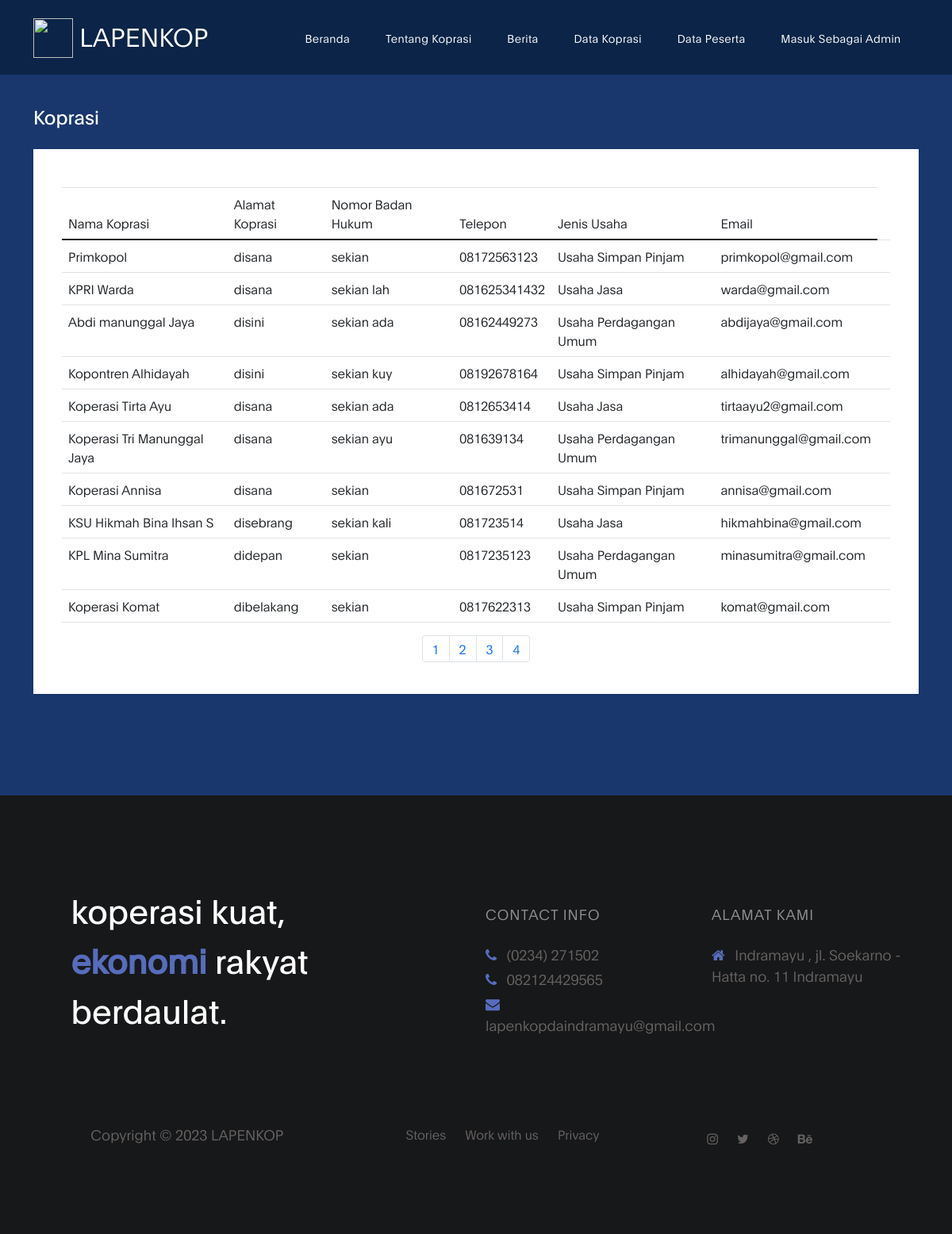
/main-pengunjung.php?module=koprasi&halaman=3, run on the app's committed database.
### tables this page shows
CREATE TABLE `tbl_koprasi` (
  `id_koprasi` int(50) NOT NULL,
  `nama_koprasi` varchar(50) NOT NULL,
  `alamat` varchar(50) NOT NULL,
  `badan_hukum` varchar(50) NOT NULL,
  `telepon` varchar(50) NOT NULL,
  `jenis_usaha` enum('Usaha Simpan Pinjam','Usaha Perdagangan Umum','Usaha Jasa') NOT NULL,
  `email` text NOT NULL,
  `jadwal_pelatihan` date NOT NULL
);

### main-pengunjung.php (the view, shortened to what this page needs)
<!DOCTYPE html>
<html lang="en">
<head>
  <link rel="stylesheet" href="assets/css/bootstrap.min.css">
  <link rel="stylesheet" href="assets/css/font-awesome.min.css">
  <link rel="stylesheet" href="assets/css/aos.css">
  <link rel="stylesheet" href="assets/css/owl.carousel.min.css">
  <link rel="stylesheet" href="assets/css/owl.theme.default.min.css">
  <link href="https://cdn.jsdelivr.net/npm/bootstrap@5.0.2/dist/css/bootstrap.min.css" rel="stylesheet">
  <link rel="stylesheet" href="assets/css/templatemo-digital-trend.css">
  <link rel="stylesheet" type="text/css" href="assets/sweetalert2/sweetalert2.css">
</head>
<body>
  <nav class="navbar fixed-top navbar-expand-lg">
    <div class="container">
      <a class="navbar-brand" href="#">
        <img src="https://cdn.discordapp.com/attachments/1086877082870616145/1113408262004551730/favicon.png" alt="" width="50" height="50" class="d-inline-block align-text-top">
        LAPENKOP
      </a>
      <div class="collapse navbar-collapse" id="navbarNav">
        <ul class="navbar-nav ml-auto">
          <li class="nav-item">
            <a href="?module=dashboard" class="nav-link smoothScroll">Beranda</a>
          </li>
          <li class="nav-item">
            <a href="?module=dashboard" class="nav-link smoothScroll">Tentang Koprasi</a>
          </li>
          <li class="nav-item">
            <a href="?module=berita" class="nav-link smoothScroll">Berita</a>
          </li>
          <li class="nav-item">
            <a href="main-pengunjung.php?module=koprasi" class="nav-link smoothScroll">Data Koprasi</a>
          </li>
          <li class="nav-item">
            <a href="main-pengunjung.php?module=peserta" class="nav-link">Data Peserta</a>
          </li>
          <li class="nav-item">
            <a class="nav-link" data-toggle="modal" data-target="#exitpage" href="">Masuk Sebagai Admin</a>
          </li>
        </ul>
      </div>
    </div>
  </nav>
  <br>
  <br>
  <?php include "content-pengunjung.php"; ?>
  <footer class="site-footer">
    <div class="container">
      <div class="row">
        <div class="col-lg-5 mx-lg-auto col-md-8 col-10">
          <h1 class="text-white" data-aos="fade-up" data-aos-delay="100"> koperasi kuat, <strong>ekonomi</strong> rakyat berdaulat.</h1>
        </div>
        <div class="col-lg-3 col-md-6 col-12" data-aos="fade-up" data-aos-delay="200">
          <h4 class="my-4">Contact Info</h4>
          <p class="mb-1">
            <i class="fa fa-phone mr-2 footer-icon"></i>
            (0234) 271502
          </p>
          <p class="mb-1">
            <i class="fa fa-phone mr-2 footer-icon"></i>
            082124429565
          </p>
          <p>
            <a href="#">
              <i class="fa fa-envelope mr-2 footer-icon"></i>
              lapenkopdaindramayu@gmail.com
            </a>
          </p>
        </div>
        <div class="col-lg-3 col-md-6 col-12" data-aos="fade-up" data-aos-delay="300">
          <h4 class="my-4">Alamat Kami</h4>
          <p class="mb-1">
            <i class="fa fa-home mr-2 footer-icon"></i>
            Indramayu , jl. Soekarno - Hatta no. 11 Indramayu
          </p>
        </div>
        <div class="col-lg-4 mx-lg-auto text-center col-md-8 col-12" data-aos="fade-up" data-aos-delay="400">
          <p class="copyright-text">Copyright &copy; 2023 LAPENKOP
            <br>
        </div>
        <div class="col-lg-4 mx-lg-auto col-md-6 col-12" data-aos="fade-up" data-aos-delay="500">
          <ul class="footer-link">
            <li><a href="#">Stories</a></li>
            <li><a href="#">Work with us</a></li>
            <li><a href="#">Privacy</a></li>
          </ul>
        </div>
        <div class="col-lg-3 mx-lg-auto col-md-6 col-12" data-aos="fade-up" data-aos-delay="600">
          <ul class="social-icon">
            <li><a href="#" class="fa fa-instagram"></a></li>
            <li><a href="#" class="fa fa-twitter"></a></li>
            <li><a href="#" class="fa fa-dribbble"></a></li>
            <li><a href="#" class="fa fa-behance"></a></li>
          </ul>
        </div>
      </div>
    </div>
  </footer>
</body>
</html>

### views/pengunjung/data_koprasi/koprasi.php (shortened to what this page needs)
<section class="hero hero-bg d-flex justify-content-center align-items-center">
  <div class="container">
    <?php
    $db = dbConnect();
    if ($db->connect_errno == 0) {
      $jumlahItemPerHalaman = 10;
      $halamanSaatIni = isset($_GET['halaman']) ? $_GET['halaman'] : 1;
      $offset = ($halamanSaatIni - 1) * $jumlahItemPerHalaman;
      $queryTotalItem = "SELECT COUNT(*) as total FROM tbl_koprasi";
      $resultTotalItem = mysqli_query($db, $queryTotalItem);
      $rowTotalItem = mysqli_fetch_assoc($resultTotalItem);
      $totalItem = $rowTotalItem['total'];
      $totalHalaman = ceil($totalItem / $jumlahItemPerHalaman);
    ?>
      <div class="d-flex flex-column flex-lg-row mb-4">
        <div class="flex-grow-1 d-flex align-items-center">
          <h3 class="text-white">Koprasi</h3>
        </div>
      </div>
      <div class="bg-white rounded-4 shadow-sm p-4 mb-5">
        <br>
        <div class="container">
          <table class="table">
            <thead>
              <tr>
                <th scope="col">Nama Koprasi</th>
                <th scope="col">Alamat Koprasi</th>
                <th scope="col">Nomor Badan Hukum</th>
                <th scope="col">Telepon</th>
                <th scope="col">Jenis Usaha</th>
                <th scope="col">Email</th>
              </tr>
            </thead>
            <tbody>
              <?php
              $sql = "select * from tbl_koprasi LIMIT $offset, $jumlahItemPerHalaman";
              $res = $db->query($sql);
              if ($res) {
                $data = $res->fetch_row();
                do {
                  list($id_koprasi, $nama_koprasi, $alamat, $badan_hukum, $telepon, $jenis_usaha, $email) = $data;
              ?>
                  <tr>
                    <td><?= $nama_koprasi ?></td>
                    <td><?= $alamat ?></td>
                    <td><?= $badan_hukum ?></td>
                    <td><?= $telepon ?></td>
                    <td><?= $jenis_usaha ?></td>
                    <td><?= $email ?></td>
                    <td>
                    <?php
                  } while ($data = $res->fetch_row());
                    ?>
          </table>
          <div class="row">
            <nav aria-label="Page navigation example">
              <ul class="pagination justify-content-center">
                <?php for ($i = 1; $i <= $totalHalaman; $i++) { ?>
                  <li class="page-item"><a class="page-link" href="?module=koprasi&halaman=<?php echo $i; ?>"><?php echo $i; ?></a></li>
                <?php } ?>
              </ul>
            </nav>
          </div>
        </div>
      </div>
  </div>
<?php
              } else
                echo "<div style='color: white'>Gagal Eksekusi SQL" . (DEVELOPMENT ? " : " . $db->error : "") . "<br></div>";
            } else
              echo "<div style='color: white'>Gagal koneksi" . (DEVELOPMENT ? " : " . $db->connect_error : "") . "<br></div>";
?>
</section>

### assets/css/templatemo-digital-trend.css (style rules this page uses)
:root { --primary-color: #19376D; --secondary-color: #576CBC; --white-color: #ffffff; --dark-color: #171819; --project-bg: #f0f8ff; --menu-bg: #0B2447; --title-color: #15141a; --gray-color: #909090; --link-color: #404040; --p-color: #666262; --base-font-family: 'Plain-Light', sans-serif; --title-font-family: 'Plain-Regular', sans-serif; --font-bold-family: 'Plain-Bold', sans-serif; --font-weight-bold: bold; --h1-font-size: 42px; --h2-font-size: 32px; --h3-font-size: 24px; --p-font-size: 18px; --base-font-size: 16px; --menu-font-size: 14px; --border-radius-large: 100px; --border-radius-small: 5px; }
body { background: var(--white-color); font-family: var(--base-font-family); }
h1,h2,h3,h4,h5,h6 { font-family: var(--title-font-family); line-height: inherit; }
h1 { color: var(--title-color); font-size: var(--h1-font-size); }
h3 { font-size: var(--h3-font-size); font-weight: 100; margin-bottom: 0; }
h4 { color: var(--gray-color); font-family: var(--base-font-family); font-size: var(--p-font-size); letter-spacing: 1px; text-transform: uppercase; }
p { color: var(--p-color); font-size: var(--p-font-size); line-height: 1.5em; }
b, strong { letter-spacing: 0; color: var(--secondary-color); }
* { -webkit-box-sizing: border-box; -moz-box-sizing: border-box; box-sizing: border-box; }
*::before, *::after { -webkit-box-sizing: border-box; -moz-box-sizing: border-box; box-sizing: border-box; }
a { color: var(--link-color); font-weight: normal; text-decoration: none; }
.navbar { background: var(--menu-bg); z-index: 1; top: 0; right: 0; left: 0; padding: 1rem; }
.navbar-brand { color: var(--white-color); font-size: var(--h2-font-size); }
.nav-link { color: var(--white-color); font-size: var(--menu-font-size); letter-spacing: 0.4px; margin: 0 1.6em; padding: 0.6em; }
.navbar-expand-lg .navbar-nav .nav-link { padding-right: 0; padding-left: 0; }
.hero { position: relative; padding: 5em 0; overflow: hidden; }
.hero-bg { background: var(--primary-color) ; }
.site-footer { background: var(--dark-color); padding: 7em 0 6em 0; }
.site-footer a { color: var(--p-color); }
.site-footer a:hover, .footer-icon { color: var(--secondary-color); }
.footer-link li { display: inline-block; list-style: none; margin: 0 10px; }
.copyright-text, .footer-link, .site-footer .social-icon { margin-top: 6em; }
.copyright-text { margin-top: 5.3em; }
.social-icon { position: relative; padding: 0; margin: 4em 0 0 0; }
.social-icon li { display: inline-block; list-style: none; }
.social-icon li a { text-decoration: none; display: inline-block; font-size: var(--base-font-size); margin: 10px; text-align: center; }

### data on the page
tbl_koprasi: nama_koprasi "Primkopol", alamat "disana", badan_hukum "sekian", telepon "08172563123", jenis_usaha "Usaha Simpan Pinjam", email "primkopol@gmail.com"
tbl_koprasi: nama_koprasi "KPRI Warda", alamat "disana", badan_hukum "sekian lah", telepon "081625341432", jenis_usaha "Usaha Jasa", email "warda@gmail.com"
tbl_koprasi: nama_koprasi "Abdi manunggal Jaya", alamat "disini", badan_hukum "sekian ada", telepon "08162449273", jenis_usaha "Usaha Perdagangan Umum", email "abdijaya@gmail.com"
tbl_koprasi: nama_koprasi "Kopontren Alhidayah", alamat "disini", badan_hukum "sekian kuy", telepon "08192678164", jenis_usaha "Usaha Simpan Pinjam", email "alhidayah@gmail.com"
tbl_koprasi: nama_koprasi "Koperasi Tirta Ayu", alamat "disana", badan_hukum "sekian ada", telepon "0812653414", jenis_usaha "Usaha Jasa", email "tirtaayu2@gmail.com"
tbl_koprasi: nama_koprasi "Koperasi Tri Manunggal Jaya", alamat "disana", badan_hukum "sekian ayu", telepon "081639134", jenis_usaha "Usaha Perdagangan Umum", email "trimanunggal@gmail.com"
tbl_koprasi: nama_koprasi "Koperasi Annisa", alamat "disana", badan_hukum "sekian", telepon "081672531", jenis_usaha "Usaha Simpan Pinjam", email "annisa@gmail.com"
tbl_koprasi: nama_koprasi "KSU Hikmah Bina Ihsan S", alamat "disebrang", badan_hukum "sekian kali", telepon "081723514", jenis_usaha "Usaha Jasa", email "hikmahbina@gmail.com"
tbl_koprasi: nama_koprasi "KPL Mina Sumitra", alamat "didepan", badan_hukum "sekian", telepon "0817235123", jenis_usaha "Usaha Perdagangan Umum", email "minasumitra@gmail.com"
tbl_koprasi: nama_koprasi "Koperasi Komat", alamat "dibelakang", badan_hukum "sekian", telepon "0817622313", jenis_usaha "Usaha Simpan Pinjam", email "komat@gmail.com"
